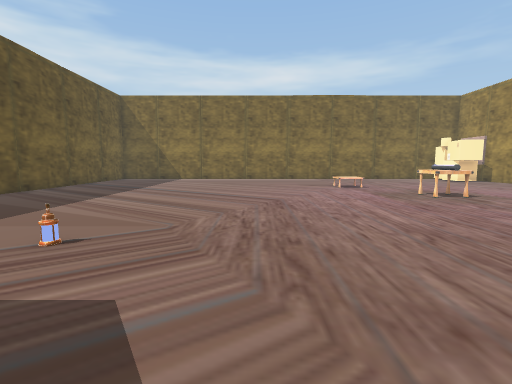
View 1 (above)

14 first-person views from a walk through a 3-D level made in the Unity game engine. The camera is 1.2 m above the floor, tilts 6° down and sees 85° across. The floor is counted in squares, 1 m on a side. Each view is taken from the middle of a square. On the plan, view 1 faces up. The plan holds only what a view shows up to about 13 squares ahead; the rest is blank. The player is left out. Some animated figures are left out.

View 2
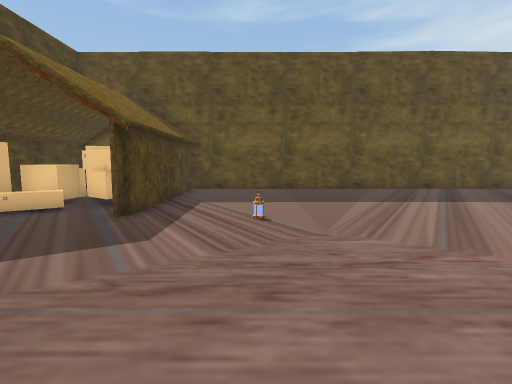

View 3
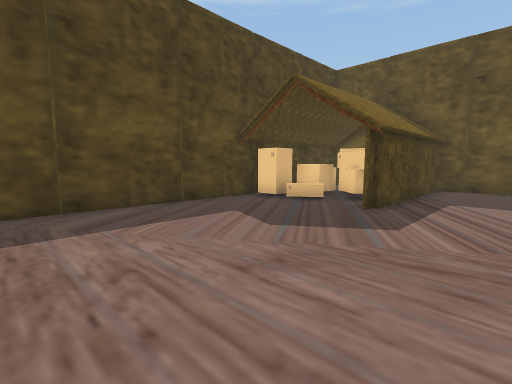

View 4
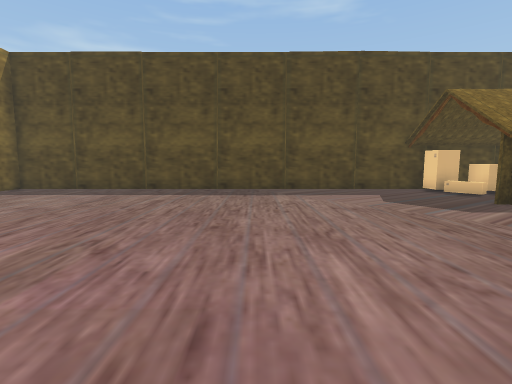

View 5
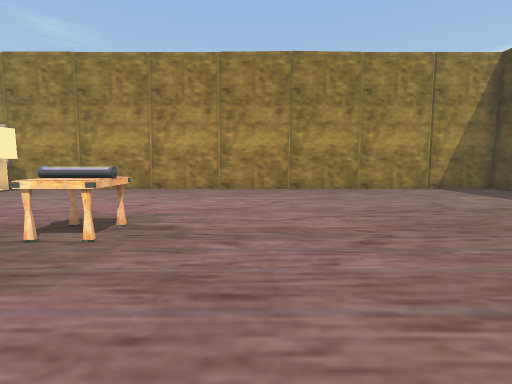

View 6
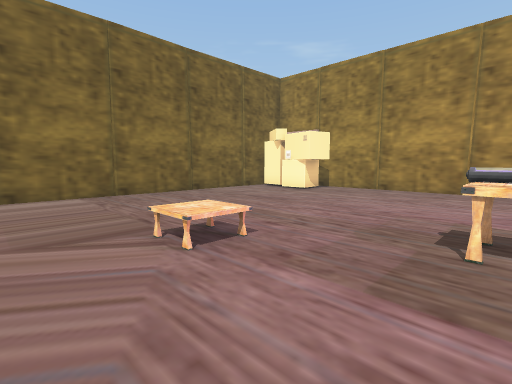

View 7
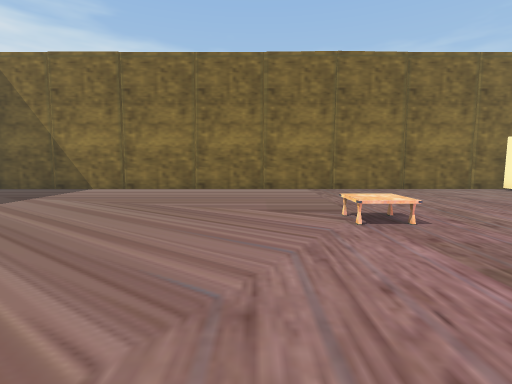

View 8
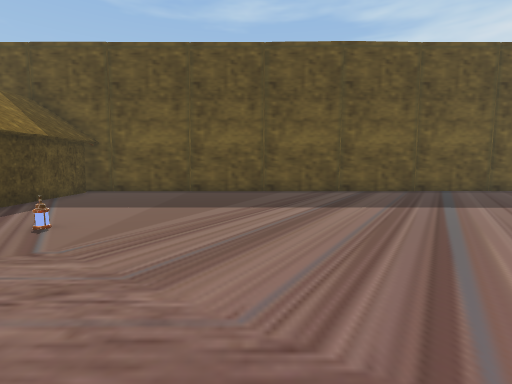

View 9
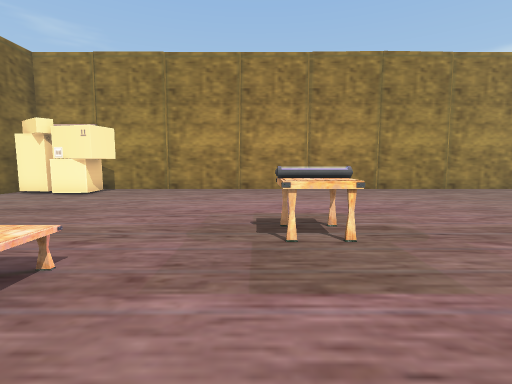

View 10
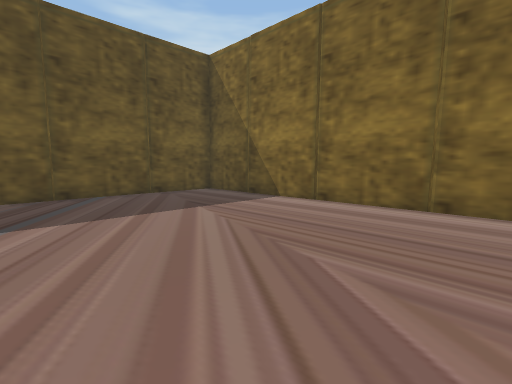

View 11
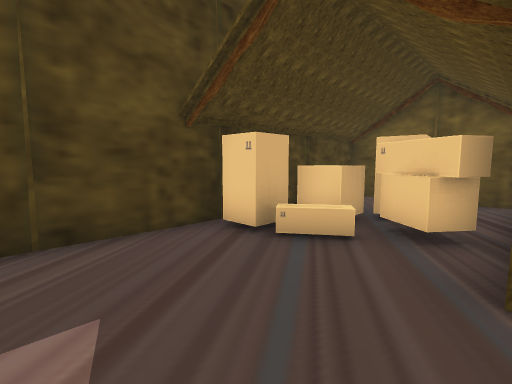

View 12
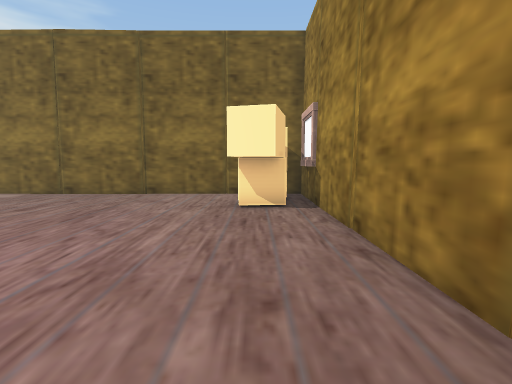

View 13
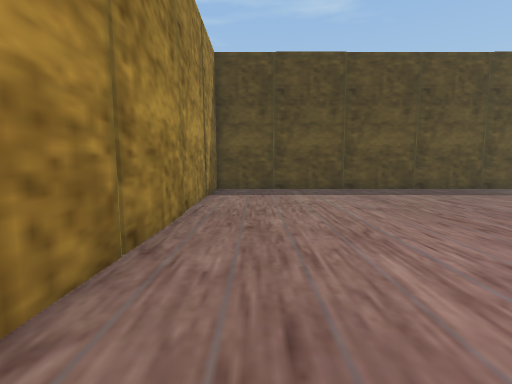

View 14
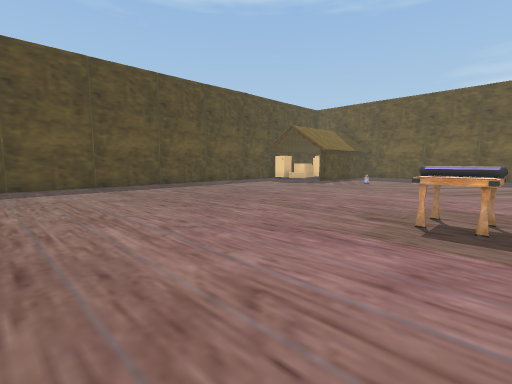

### Floor plan
Points are (right, up) in squares from view 1. A wall is a line through its corners. A room is listed if a view was taken in it or the views show most of it. See-through windows are left out.
Room 1 (views 1, 2, 3, 4, 5, 6, 7, 8, 9, 10, 11, 12, 13, 14)
walls: (9, -3.7) (13.7, -3.7); (-3.9, -3.7) (10.8, -3.9); (12.2, -4) (14.8, -4) (14.8, 20.8) (-9.8, 20.8) (-9.7, -0.1)
low walls: (2.6, -3.8) (3.7, -3.8)
objects: other object (6, 9) to (7, 11); other object (12, 17) to (13, 18); other object (13, 18) to (14, 19); other object (13, 20) to (14, 20)
Room 2 (no view inside)
walls: (-6.9, -3.6) (-5.2, -3.6)
objects: other object (-9, -3) to (-3, 1)

Where each view was taken, in squares from view 1:
view 1: 0 up, 0 right, facing up
view 2: 4 up, 3 right, facing left
view 3: 4 up, 4 right, facing down-left
view 4: 9 up, 4 right, facing down
view 5: 7 up, 2 right, facing right
view 6: 10 up, 2 right, facing up-right
view 7: 8 up, 2 right, facing up
view 8: 8 up, 2 right, facing left
view 9: 11 up, 2 right, facing right
view 10: 13 up, 1 right, facing up-left
view 11: 1 up, 0 right, facing down-left
view 12: 10 up, 13 right, facing up
view 13: 9 up, 13 right, facing down
view 14: 11 up, 13 right, facing down-left
